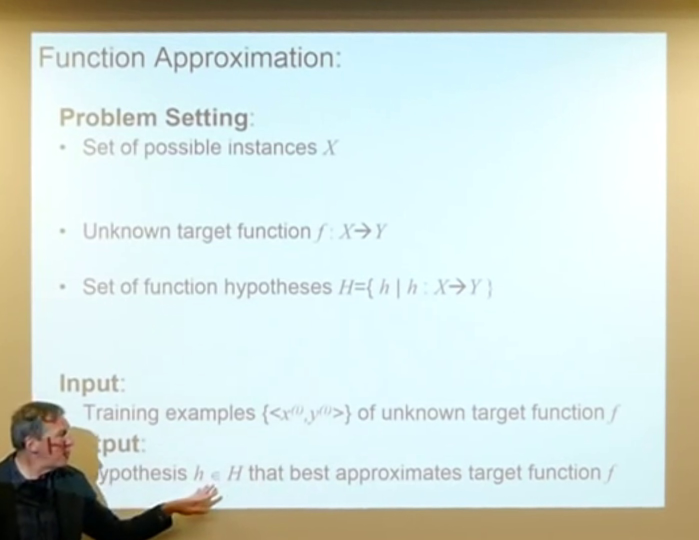
#> input picture sample_test/frames/0.jpg, 1398 x 1080 px (shown at 1/2 size); its folder holds 4 pictures in this run
$ python normxcorr2.py
#> lines starting #> are read from the running program, lines starting #| are printed output that depends on the picture; long printed decimals are rounded; pictures that were not available may be replaced by others from this repository, and a replacement may not be noted
import numpy as np
import scipy
from scipy.signal import fftconvolve
import os
from os.path import isdir, join
from os import listdir
import random
import cv2


def normxcorr2(template, image, mode="full"):

	# If this happens, it is probably a mistake

	if np.ndim(template) > np.ndim(image) or \
			len([i for i in range(np.ndim(template)) if template.shape[i] > image.shape[i]]) > 0:
		#print("normxcorr2: TEMPLATE larger than IMG. Arguments may be swapped.")
		temp = template
		template = image
		image = temp

	template = template - np.mean(template)
	image = image - np.mean(image)
	a1 = np.ones(template.shape)

	# Faster to flip up down and left right then use fftconvolve instead of scipy's correlate

	ar = np.flipud(np.fliplr(template))
	out = fftconvolve(image, ar.conj(), mode=mode)

	image = fftconvolve(np.square(image), a1, mode=mode) - \
			np.square(fftconvolve(image, a1, mode=mode)) / (np.prod(template.shape))

	# Remove small machine precision errors after subtraction
	image[np.where(image < 0)] = 0
	template = np.sum(np.square(template))

	out = out / np.sqrt(image * template)

	# Remove any divisions by 0 or very close to 0
	out[np.where(np.logical_not(np.isfinite(out)))] = 0

	return out


def main():

	mypath_1 = './frames/'
	files = [f for f in listdir(mypath_1)]
	files.sort()

	for i in range(0, len(files)):
		file = files[i]
		z = mypath_1 + file
		img = scipy.ndimage.imread(z, mode='L')
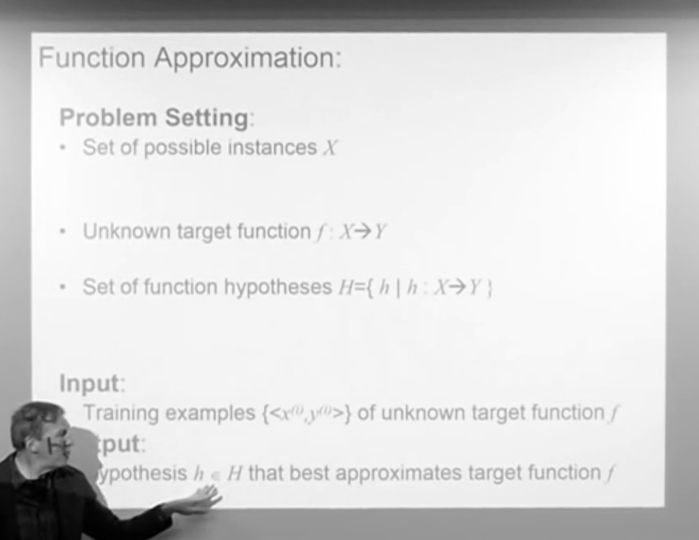
#> img: shape (1080, 1398) (shown at 1/2 size); min 0, max 255, mean 216.2

		mypath_2 = './slides/'
		truthfiles = [f for f in listdir(mypath_2)]
		truthfiles.sort()

		maxima = []

		for j in range(0, len(truthfiles)):
			w = mypath_2 + truthfiles[j]
			ground = scipy.ndimage.imread(w, mode='L')

			temp = img

			if np.ndim(ground) > np.ndim(img) or \
				len([i for i in range(np.ndim(ground)) if ground.shape[i] > img.shape[i]]) > 0:
				#print("normxcorr2: TEMPLATE larger than IMG. Arguments may be swapped.")
				temp = ground
				ground = img

			#c = scipy.signal.correlate2d(temp, ground)
			#c = normxcorr2(ground, img)
			method = 'cv2.TM_CCORR_NORMED'
			res = cv2.matchTemplate(img,ground,eval(method))
#> res = [1]
			min_val, max_val, min_loc, max_loc = cv2.minMaxLoc(res)
#> min_val = 1; max_val = 1; min_loc = (0, 0); max_loc = (0, 0)

			#maxc = max(map(max, c))
			#print(maxc)
			maxima.append(max_val)

		print(max(maxima))
#| 1.0
		print(file)
		print(truthfiles[maxima.index(max(maxima))])
#| 0.jpg
#> pass 2 of the loop in main, `for i in range(0, len(files)):`:
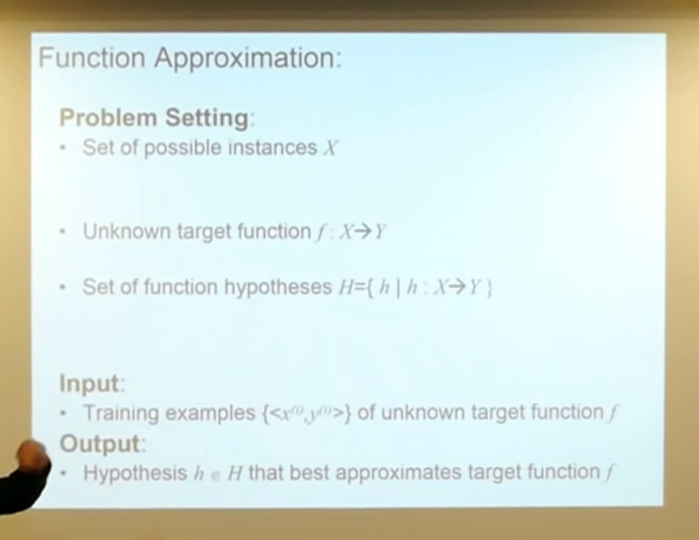
#> input picture sample_test/frames/1.jpg, 1398 x 1080 px (shown at 1/2 size)
#> in main, `img = scipy.ndimage.imread(z, mode='L')`:
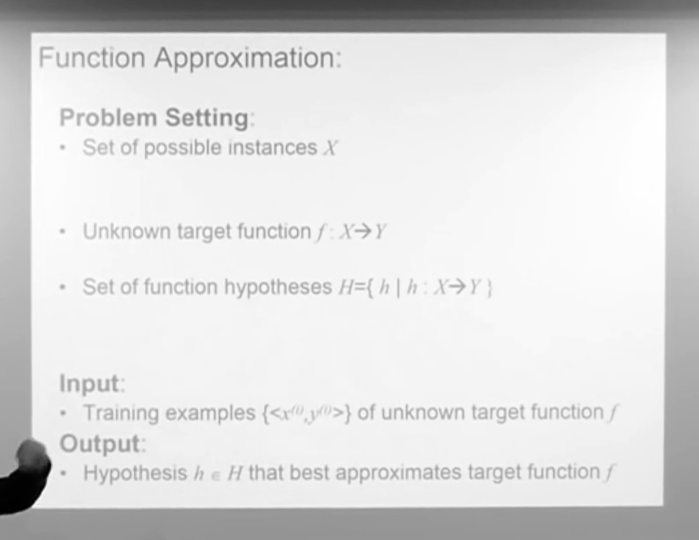
#> img: shape (1080, 1398) (shown at 1/2 size); min 0, max 255, mean 220.1
#> res = [0.993]
#> min_val = 0.993
#| 0.9932
#| 0.jpg
#> pass 3 of the loop in main, `for i in range(0, len(files)):`:
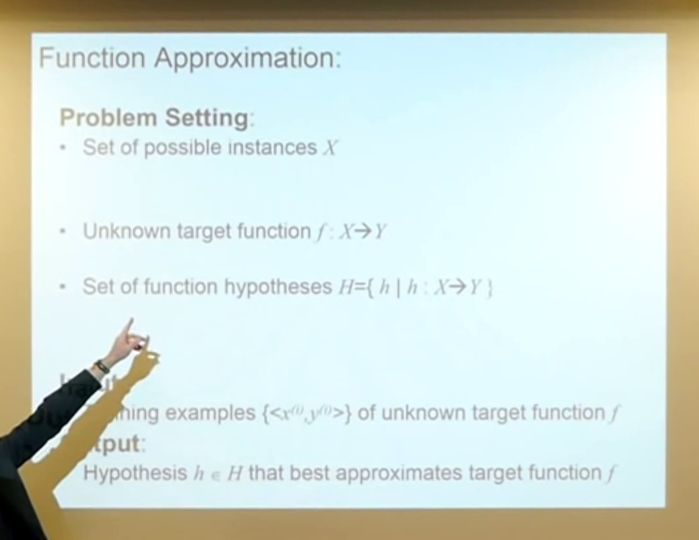
#> input picture sample_test/frames/2.jpg, 1398 x 1080 px (shown at 1/2 size)
#> in main, `img = scipy.ndimage.imread(z, mode='L')`:
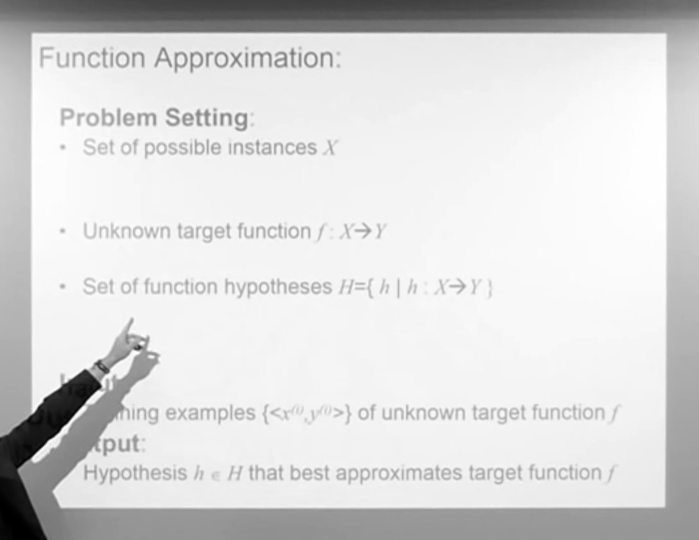
#> img: shape (1080, 1398) (shown at 1/2 size); min 0, max 255, mean 217
#| 0.9932
#| 0.jpg
#> the loop made 4 passes; the first 3 are shown

main()
